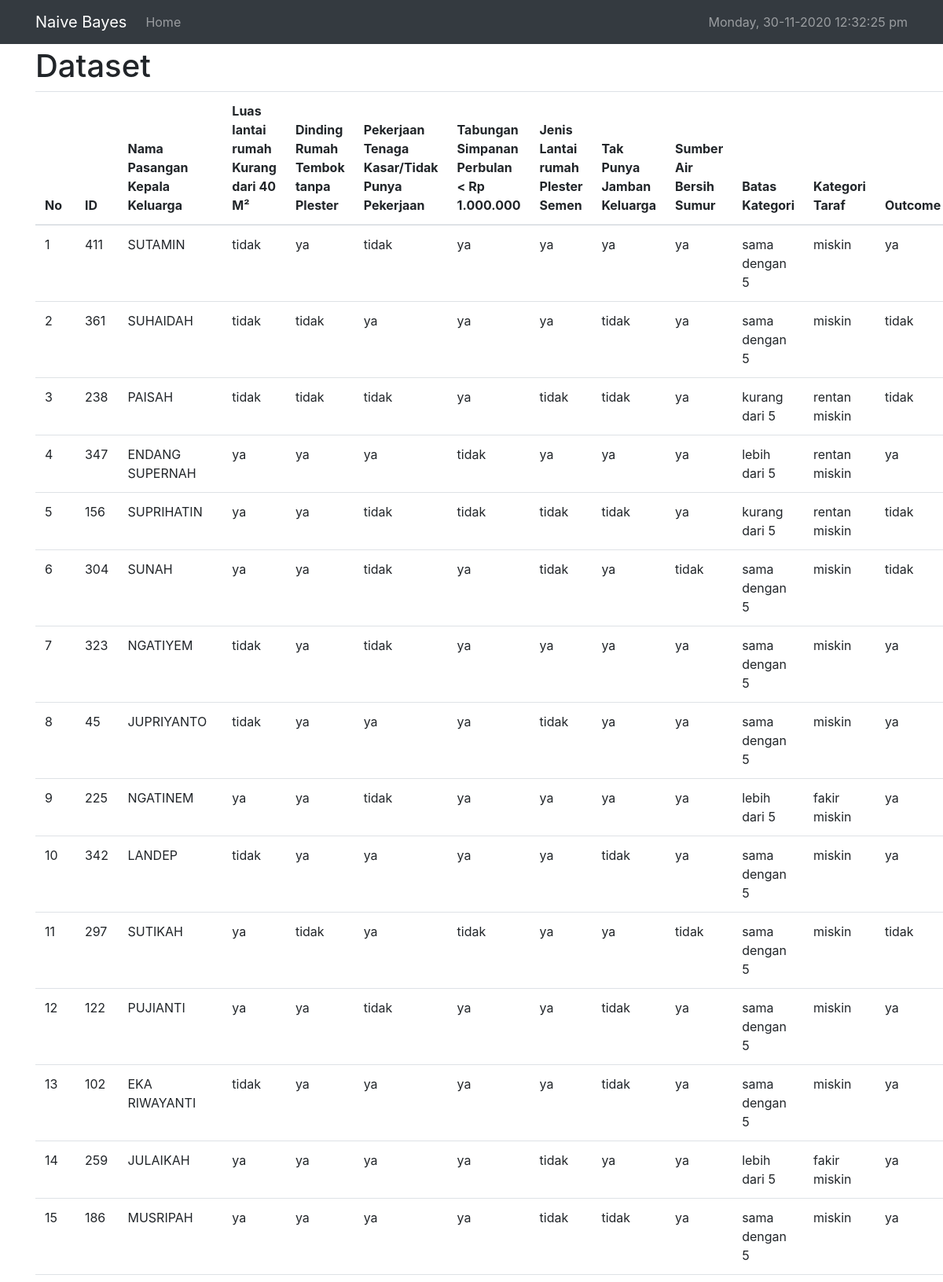
Page /dataset.php (signed in, upper part) on the committed database.
### tables this page shows
CREATE TABLE `data` (
  `id` bigint(20) NOT NULL,
  `nama_pasangan_kepala_keluarga` varchar(50) NOT NULL,
  `luas_rumah_kurang_dari_40m` varchar(50) NOT NULL COMMENT 'ya, tidak',
  `dinding_rumah_tembok_tanpa_plester` varchar(50) NOT NULL COMMENT 'ya, tidak',
  `pekerjaan_tenaga_kasar_atau_tidak_punya_pekerjaan` varchar(50) NOT NULL COMMENT 'ya, tidak',
  `tabungan_simpanan_perbulan_kurang_dari_satujuta` varchar(50) NOT NULL COMMENT 'ya, tidak',
  `jenis_lantai_rumah_plester_semen` varchar(50) NOT NULL COMMENT 'ya, tidak',
  `tak_punya_jamban_keluarga` varchar(50) NOT NULL COMMENT 'ya, tidak',
  `sumber_air_bersih_sumur` varchar(50) NOT NULL COMMENT 'ya, tidak',
  `jumlah_ya` int(2) NOT NULL,
  `tabel_nomor_4` varchar(50) NOT NULL COMMENT 'ya, tidak',
  `batas_kategori` varchar(50) NOT NULL,
  `kategori_taraf` varchar(50) NOT NULL,
  `perlu_bantuan_lebih` varchar(50) NOT NULL COMMENT 'ya, tidak'
);

### dataset.php (the view, shortened to what this page needs)
<?php
include "header.php";
$select_data = mysqli_query($koneksi, "select * from data  ");
?>
<h1>Dataset</h1>
<table class="table">
<thead>
    <tr>
    <th>No</th>
    <th>ID</th>
    <th>Nama Pasangan Kepala Keluarga</th>
    <th>Luas lantai rumah Kurang dari 40 M²</th>
    <th>Dinding Rumah Tembok tanpa Plester</th>
    <th>Pekerjaan Tenaga Kasar/Tidak Punya Pekerjaan  </th>
    <th>Tabungan Simpanan Perbulan < Rp 1.000.000</th>
    <th>Jenis Lantai rumah Plester Semen</th>
    <th>Tak Punya Jamban Keluarga </th>
    <th>Sumber Air Bersih Sumur</th>
    <th>Batas Kategori</th>
    <th>Kategori Taraf</th>
    <th>Outcome</th>
    </tr>
</thead>
<tbody>
    <?php
    $angka_awal = 0;
    $angka_selanjutnya = $angka_awal + 1;
    while($data = mysqli_fetch_array($select_data)): ?>
        <tr>
            <td><?= $angka_selanjutnya;  ?> </td>
            <td><?= $data['id']; ?></td>
            <td><?= $data['nama_pasangan_kepala_keluarga']; ?></td>
            <td><?= $data['luas_rumah_kurang_dari_40m']; ?></td>
            <td><?= $data['dinding_rumah_tembok_tanpa_plester']; ?></td>
            <td><?= $data['pekerjaan_tenaga_kasar_atau_tidak_punya_pekerjaan']; ?></td>
            <td><?= $data['tabungan_simpanan_perbulan_kurang_dari_satujuta']; ?></td>
            <td><?= $data['jenis_lantai_rumah_plester_semen']; ?></td>
            <td><?= $data['tak_punya_jamban_keluarga']; ?></td>
            <td><?= $data['sumber_air_bersih_sumur']; ?></td>
            <td><?= $data['batas_kategori']; ?></td>
            <td><?= $data['kategori_taraf']; ?></td>
            <td><?= $data['perlu_bantuan_lebih']; ?></td>
        </tr>
    <?php
    $angka_selanjutnya++;
    endwhile; ?>
</tbody>
</table>
<?php
include "footer.php";
?>

### header.php (shortened to what this page needs)
<!DOCTYPE html>
<html>
<head>
    <link rel="stylesheet" type="text/css" href="bootstrap/css/bootstrap.css"/>
    <link rel="stylesheet" type="text/css" href="main.css"/>
</head>
<body>
    <nav class="navbar fixed-top navbar-expand-lg navbar-dark bg-dark">
    <div class="container">
    <a class="navbar-brand" href="#">Naive Bayes</a>
  <div class="collapse navbar-collapse" id="navbarSupportedContent">
    <ul class="navbar-nav mr-auto">
      <li class='nav-item'>
        <a class="nav-link" href="home.php">Home <span class="sr-only">(current)</span></a>
      </li>
</ul>
</div>
<div class="navbar-text pull-right"><?php echo date('l, d-m-Y  H:i:s a'); ?> </div>
</div>
</nav>
<div class="wrap">
<div class="container">

### footer.php (shortened to what this page needs)
</div>
</div>
</body>
</html>

### main.css (style rules this page uses)
.wrap { padding-top: 60px; }

### rows in the picture
data: id "411", nama_pasangan_kepala_keluarga "SUTAMIN", luas_rumah_kurang_dari_40m "tidak", dinding_rumah_tembok_tanpa_plester "ya", pekerjaan_tenaga_kasar_atau_tidak_punya_pekerjaan "tidak", tabungan_simpanan_perbulan_kurang_dari_satujuta "ya", jenis_lantai_rumah_plester_semen "ya", tak_punya_jamban_keluarga "ya", sumber_air_bersih_sumur "ya", batas_kategori "sama dengan 5", kategori_taraf "miskin", perlu_bantuan_lebih "ya"
data: id "361", nama_pasangan_kepala_keluarga "SUHAIDAH", luas_rumah_kurang_dari_40m "tidak", dinding_rumah_tembok_tanpa_plester "tidak", pekerjaan_tenaga_kasar_atau_tidak_punya_pekerjaan "ya", tabungan_simpanan_perbulan_kurang_dari_satujuta "ya", jenis_lantai_rumah_plester_semen "ya", tak_punya_jamban_keluarga "tidak", sumber_air_bersih_sumur "ya", batas_kategori "sama dengan 5", kategori_taraf "miskin", perlu_bantuan_lebih "tidak"
data: id "238", nama_pasangan_kepala_keluarga "PAISAH", luas_rumah_kurang_dari_40m "tidak", dinding_rumah_tembok_tanpa_plester "tidak", pekerjaan_tenaga_kasar_atau_tidak_punya_pekerjaan "tidak", tabungan_simpanan_perbulan_kurang_dari_satujuta "ya", jenis_lantai_rumah_plester_semen "tidak", tak_punya_jamban_keluarga "tidak", sumber_air_bersih_sumur "ya", batas_kategori "kurang dari 5", kategori_taraf "rentan miskin", perlu_bantuan_lebih "tidak"
data: id "347", nama_pasangan_kepala_keluarga "ENDANG SUPERNAH", luas_rumah_kurang_dari_40m "ya", dinding_rumah_tembok_tanpa_plester "ya", pekerjaan_tenaga_kasar_atau_tidak_punya_pekerjaan "ya", tabungan_simpanan_perbulan_kurang_dari_satujuta "tidak", jenis_lantai_rumah_plester_semen "ya", tak_punya_jamban_keluarga "ya", sumber_air_bersih_sumur "ya", batas_kategori "lebih dari 5", kategori_taraf "rentan miskin", perlu_bantuan_lebih "ya"
data: id "156", nama_pasangan_kepala_keluarga "SUPRIHATIN", luas_rumah_kurang_dari_40m "ya", dinding_rumah_tembok_tanpa_plester "ya", pekerjaan_tenaga_kasar_atau_tidak_punya_pekerjaan "tidak", tabungan_simpanan_perbulan_kurang_dari_satujuta "tidak", jenis_lantai_rumah_plester_semen "tidak", tak_punya_jamban_keluarga "tidak", sumber_air_bersih_sumur "ya", batas_kategori "kurang dari 5", kategori_taraf "rentan miskin", perlu_bantuan_lebih "tidak"
data: id "304", nama_pasangan_kepala_keluarga "SUNAH", luas_rumah_kurang_dari_40m "ya", dinding_rumah_tembok_tanpa_plester "ya", pekerjaan_tenaga_kasar_atau_tidak_punya_pekerjaan "tidak", tabungan_simpanan_perbulan_kurang_dari_satujuta "ya", jenis_lantai_rumah_plester_semen "tidak", tak_punya_jamban_keluarga "ya", sumber_air_bersih_sumur "tidak", batas_kategori "sama dengan 5", kategori_taraf "miskin", perlu_bantuan_lebih "tidak"
data: id "323", nama_pasangan_kepala_keluarga "NGATIYEM", luas_rumah_kurang_dari_40m "tidak", dinding_rumah_tembok_tanpa_plester "ya", pekerjaan_tenaga_kasar_atau_tidak_punya_pekerjaan "tidak", tabungan_simpanan_perbulan_kurang_dari_satujuta "ya", jenis_lantai_rumah_plester_semen "ya", tak_punya_jamban_keluarga "ya", sumber_air_bersih_sumur "ya", batas_kategori "sama dengan 5", kategori_taraf "miskin", perlu_bantuan_lebih "ya"
data: id "45", nama_pasangan_kepala_keluarga "JUPRIYANTO", luas_rumah_kurang_dari_40m "tidak", dinding_rumah_tembok_tanpa_plester "ya", pekerjaan_tenaga_kasar_atau_tidak_punya_pekerjaan "ya", tabungan_simpanan_perbulan_kurang_dari_satujuta "ya", jenis_lantai_rumah_plester_semen "tidak", tak_punya_jamban_keluarga "ya", sumber_air_bersih_sumur "ya", batas_kategori "sama dengan 5", kategori_taraf "miskin", perlu_bantuan_lebih "ya"
data: id "225", nama_pasangan_kepala_keluarga "NGATINEM", luas_rumah_kurang_dari_40m "ya", dinding_rumah_tembok_tanpa_plester "ya", pekerjaan_tenaga_kasar_atau_tidak_punya_pekerjaan "tidak", tabungan_simpanan_perbulan_kurang_dari_satujuta "ya", jenis_lantai_rumah_plester_semen "ya", tak_punya_jamban_keluarga "ya", sumber_air_bersih_sumur "ya", batas_kategori "lebih dari 5", kategori_taraf "fakir miskin", perlu_bantuan_lebih "ya"
data: id "342", nama_pasangan_kepala_keluarga "LANDEP", luas_rumah_kurang_dari_40m "tidak", dinding_rumah_tembok_tanpa_plester "ya", pekerjaan_tenaga_kasar_atau_tidak_punya_pekerjaan "ya", tabungan_simpanan_perbulan_kurang_dari_satujuta "ya", jenis_lantai_rumah_plester_semen "ya", tak_punya_jamban_keluarga "tidak", sumber_air_bersih_sumur "ya", batas_kategori "sama dengan 5", kategori_taraf "miskin", perlu_bantuan_lebih "ya"
data: id "297", nama_pasangan_kepala_keluarga "SUTIKAH", luas_rumah_kurang_dari_40m "ya", dinding_rumah_tembok_tanpa_plester "tidak", pekerjaan_tenaga_kasar_atau_tidak_punya_pekerjaan "ya", tabungan_simpanan_perbulan_kurang_dari_satujuta "tidak", jenis_lantai_rumah_plester_semen "ya", tak_punya_jamban_keluarga "ya", sumber_air_bersih_sumur "tidak", batas_kategori "sama dengan 5", kategori_taraf "miskin", perlu_bantuan_lebih "tidak"
data: id "122", nama_pasangan_kepala_keluarga "PUJIANTI", luas_rumah_kurang_dari_40m "ya", dinding_rumah_tembok_tanpa_plester "ya", pekerjaan_tenaga_kasar_atau_tidak_punya_pekerjaan "tidak", tabungan_simpanan_perbulan_kurang_dari_satujuta "ya", jenis_lantai_rumah_plester_semen "ya", tak_punya_jamban_keluarga "tidak", sumber_air_bersih_sumur "ya", batas_kategori "sama dengan 5", kategori_taraf "miskin", perlu_bantuan_lebih "ya"
data: id "102", nama_pasangan_kepala_keluarga "EKA RIWAYANTI", luas_rumah_kurang_dari_40m "tidak", dinding_rumah_tembok_tanpa_plester "ya", pekerjaan_tenaga_kasar_atau_tidak_punya_pekerjaan "ya", tabungan_simpanan_perbulan_kurang_dari_satujuta "ya", jenis_lantai_rumah_plester_semen "ya", tak_punya_jamban_keluarga "tidak", sumber_air_bersih_sumur "ya", batas_kategori "sama dengan 5", kategori_taraf "miskin", perlu_bantuan_lebih "ya"
data: id "259", nama_pasangan_kepala_keluarga "JULAIKAH", luas_rumah_kurang_dari_40m "ya", dinding_rumah_tembok_tanpa_plester "ya", pekerjaan_tenaga_kasar_atau_tidak_punya_pekerjaan "ya", tabungan_simpanan_perbulan_kurang_dari_satujuta "ya", jenis_lantai_rumah_plester_semen "tidak", tak_punya_jamban_keluarga "ya", sumber_air_bersih_sumur "ya", batas_kategori "lebih dari 5", kategori_taraf "fakir miskin", perlu_bantuan_lebih "ya"
data: id "186", nama_pasangan_kepala_keluarga "MUSRIPAH", luas_rumah_kurang_dari_40m "ya", dinding_rumah_tembok_tanpa_plester "ya", pekerjaan_tenaga_kasar_atau_tidak_punya_pekerjaan "ya", tabungan_simpanan_perbulan_kurang_dari_satujuta "ya", jenis_lantai_rumah_plester_semen "tidak", tak_punya_jamban_keluarga "tidak", sumber_air_bersih_sumur "ya", batas_kategori "sama dengan 5", kategori_taraf "miskin", perlu_bantuan_lebih "ya"
